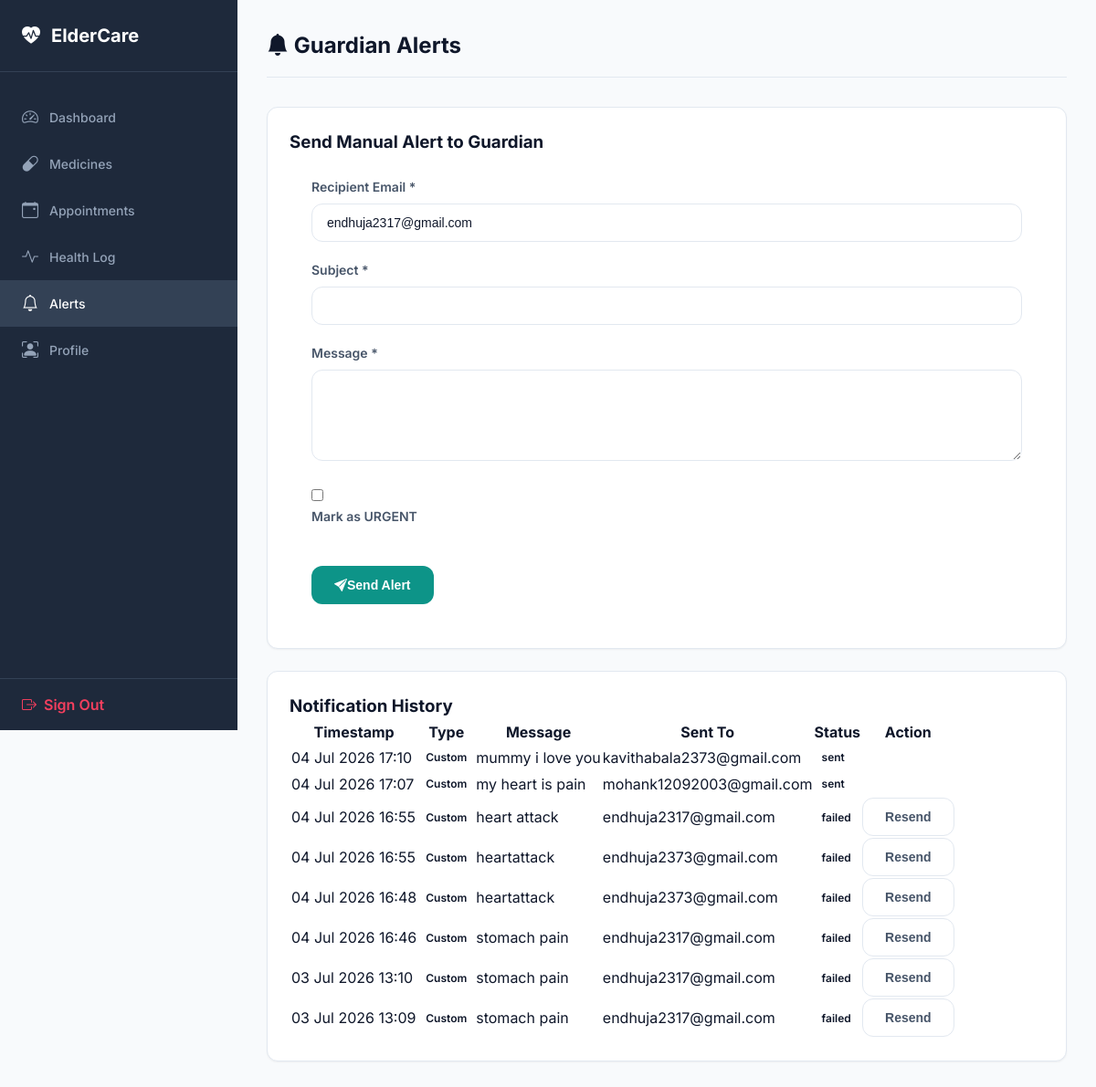
Page /alerts (signed in) on the committed database.
### app/models/models.py (models this page shows, shortened)
class Profile(Base):
    __tablename__ = "profiles"
    id                      = Column(Integer, primary_key=True, index=True)
    user_id                 = Column(Integer, ForeignKey("users.id"), unique=True, nullable=False)
    full_name               = Column(String(120), nullable=False)
    date_of_birth           = Column(Date,        nullable=False)
    gender                  = Column(String(10),  nullable=False)
    blood_group             = Column(String(5),   nullable=True)
    phone                   = Column(String(15),  nullable=True)
    address                 = Column(Text,         nullable=True)
    known_conditions        = Column(Text,         nullable=True)
    allergies               = Column(Text,         nullable=True)
    primary_doctor_name     = Column(String(120),  nullable=True)
    primary_doctor_phone    = Column(String(15),   nullable=True)
    guardian_name           = Column(String(120),  nullable=False)
    guardian_relationship   = Column(String(60),   nullable=True)
    guardian_phone          = Column(String(15),   nullable=True)
    guardian_email          = Column(String(120),  nullable=False)
    emergency_contact_name  = Column(String(120),  nullable=True)
    emergency_contact_phone = Column(String(15),   nullable=True)
    photo_path              = Column(String(256),  nullable=True)
    updated_at              = Column(DateTime, default=datetime.utcnow, onupdate=datetime.utcnow)
    user = relationship("User", back_populates="profile")

class AlertLog(Base):
    __tablename__ = "alert_logs"
    id            = Column(Integer, primary_key=True, index=True)
    user_id       = Column(Integer, ForeignKey("users.id"), nullable=False)
    alert_type    = Column(String(40),  nullable=False)
    message       = Column(Text,        nullable=False)
    sent_to_email = Column(String(120), nullable=False)
    status        = Column(String(10),  nullable=False)   # sent/failed
    error_detail  = Column(Text,        nullable=True)
    created_at    = Column(DateTime,    default=datetime.utcnow)
    user = relationship("User", back_populates="alert_logs")

### app/routes/alerts.py (the view)
@router.get("/alerts", response_class=HTMLResponse)
def index(
    request: Request,
    db: Session = Depends(get_db),
    user: User  = Depends(get_current_user)
):
    logs = db.query(AlertLog).filter_by(user_id=user.id)\
        .order_by(AlertLog.created_at.desc()).all()
    return templates.TemplateResponse(request, "alerts.html",
        {"user": user, "logs": logs})

### app/templates/alerts.html (shortened to what this page needs)
{% extends "base.html" %}
{% block content %}
<div class="page-header">
    <h2><i class="bi bi-bell-fill"></i> Guardian Alerts</h2>
</div>
<div class="card">
    <div class="card-header">
        <h3>Send Manual Alert to Guardian</h3>
    </div>
    <form method="POST" action="/alerts/send">
        <div class="form-grid" style="padding:1.5rem">
            <div class="form-group"><label>Recipient Email *</label>
                <input type="email" name="to_email" class="form-control" required
                    value="{{ user.profile.guardian_email if user.profile else '' }}" />
            </div>
            <div class="form-group"><label>Subject *</label>
                <input type="text" name="subject" class="form-control" required />
            </div>
            <div class="form-group form-group-full"><label>Message *</label>
                <textarea name="message" class="form-control" rows="3" required></textarea>
            </div>
            <div class="form-group form-check">
                <input type="checkbox" name="urgent" id="urgent" value="on" />
                <label for="urgent">Mark as URGENT</label>
            </div>
        </div>
        <div style="padding:0 1.5rem 1.5rem">
            <button type="submit" class="btn btn-primary"><i class="bi bi-send-fill"></i> Send Alert</button>
        </div>
    </form>
</div>
<div class="card" style="margin-top:1.5rem">
    <div class="card-header">
        <h3>Notification History</h3>
    </div>
    <div class="table-responsive">
        <table class="data-table">
            <thead>
                <tr>
                    <th>Timestamp</th>
                    <th>Type</th>
                    <th>Message</th>
                    <th>Sent To</th>
                    <th>Status</th>
                    <th>Action</th>
                </tr>
            </thead>
            <tbody>
                {% for log in logs %}
                <tr>
                    <td>{{ log.created_at.strftime('%d %b %Y %H:%M') }}</td>
                    <td><span class="badge badge-blue">{{ log.alert_type.replace('_',' ').title() }}</span></td>
                    <td title="{{ log.message }}">{{ log.message[:80] }}{% if log.message|length > 80 %}…{% endif %}
                    </td>
                    <td>{{ log.sent_to_email }}</td>
                    <td><span class="badge {% if log.status=='sent' %}badge-green{% else %}badge-red{% endif %}">{{
                            log.status }}</span></td>
                    <td>{% if log.status=='failed' %}
                        <form method="POST" action="/alerts/{{ log.id }}/resend" style="display:inline">
                            <button type="submit" class="btn btn-sm btn-outline">Resend</button>
                        </form>
                        {% endif %}
                    </td>
                </tr>
                {% else %}
                <tr>
                    <td colspan="6" class="text-center text-muted">No alerts sent yet.</td>
                </tr>
                {% endfor %}
            </tbody>
        </table>
    </div>
</div>
{% endblock %}

### static/css/main.css (style rules this page uses)
:root { --primary-color: #0d9488; --primary-dark: #0f766e; --primary-light: #ccfbf1; --accent-color: #f43f5e; --accent-dark: #be123c; --bg-color: #f8fafc; --card-bg: #ffffff; --text-primary: #0f172a; --text-secondary: #475569; --text-muted: #94a3b8; --border-color: #e2e8f0; --shadow-sm: 0 1px 2px 0 rgb(0 0 0 / 0.05); --shadow-md: 0 4px 6px -1px rgb(0 0 0 / 0.1), 0 2px 4px -2px rgb(0 0 0 / 0.1); --shadow-lg: 0 10px 15px -3px rgb(0 0 0 / 0.1), 0 4px 6px -4px rgb(0 0 0 / 0.1); --radius-sm: 6px; --radius-md: 12px; --radius-lg: 16px; }
* { box-sizing: border-box; margin: 0; padding: 0; }
body { font-family: 'Inter', system-ui, -apple-system, sans-serif; background-color: var(--bg-color); color: var(--text-primary); line-height: 1.5; -webkit-font-smoothing: antialiased; }
.form-group { margin-bottom: 1.25rem; }
.form-group label { display: block; font-size: 0.875rem; font-weight: 600; margin-bottom: 0.5rem; color: var(--text-secondary); }
.form-control { width: 100%; padding: 0.75rem 1rem; font-size: 0.875rem; border: 1px solid var(--border-color); border-radius: var(--radius-md); background-color: var(--card-bg); color: var(--text-primary); outline: none; transition: border-color 0.2s ease, box-shadow 0.2s ease; }
textarea.form-control { resize: vertical; min-height: 100px; }
.btn { display: inline-flex; align-items: center; justify-content: center; padding: 0.75rem 1.5rem; font-size: 0.875rem; font-weight: 600; border-radius: var(--radius-md); border: 1px solid transparent; cursor: pointer; transition: all 0.2s ease; }
.btn-primary { background-color: var(--primary-color); color: #ffffff; }
.btn-outline { background-color: transparent; border-color: var(--border-color); color: var(--text-secondary); }
.page-header { display: flex; justify-content: space-between; align-items: center; margin-bottom: 2rem; border-bottom: 1px solid var(--border-color); padding-bottom: 1rem; }
.page-header h2 { font-size: 1.5rem; font-weight: 700; }
.card { background-color: var(--card-bg); border: 1px solid var(--border-color); border-radius: var(--radius-md); padding: 1.5rem; box-shadow: var(--shadow-sm); margin-bottom: 1.5rem; }
.table-responsive { overflow-x: auto; }
.badge { display: inline-flex; padding: 0.25rem 0.5rem; font-size: 0.75rem; font-weight: 600; border-radius: 9999px; }

### rows in the picture
Profile: to_email "endhuja2317@gmail.com"
AlertLog: created_at "04 Jul 2026 17:10", alert_type.replace "Custom", message "mummy i love you", sent_to_email "kavithabala2373@gmail.com", status "sent"
AlertLog: created_at "04 Jul 2026 17:07", alert_type.replace "Custom", message "my heart is pain", sent_to_email "mohank12092003@gmail.com", status "sent"
AlertLog: created_at "04 Jul 2026 16:55", alert_type.replace "Custom", message "heart attack", sent_to_email "endhuja2317@gmail.com", status "failed"
AlertLog: created_at "04 Jul 2026 16:55", alert_type.replace "Custom", message "heartattack", sent_to_email "endhuja2373@gmail.com", status "failed"
AlertLog: created_at "04 Jul 2026 16:48", alert_type.replace "Custom", message "heartattack", sent_to_email "endhuja2373@gmail.com", status "failed"
AlertLog: created_at "04 Jul 2026 16:46", alert_type.replace "Custom", message "stomach pain", sent_to_email "endhuja2317@gmail.com", status "failed"
AlertLog: created_at "03 Jul 2026 13:10", alert_type.replace "Custom", message "stomach pain", sent_to_email "endhuja2317@gmail.com", status "failed"
AlertLog: created_at "03 Jul 2026 13:09", alert_type.replace "Custom", message "stomach pain", sent_to_email "endhuja2317@gmail.com", status "failed"
